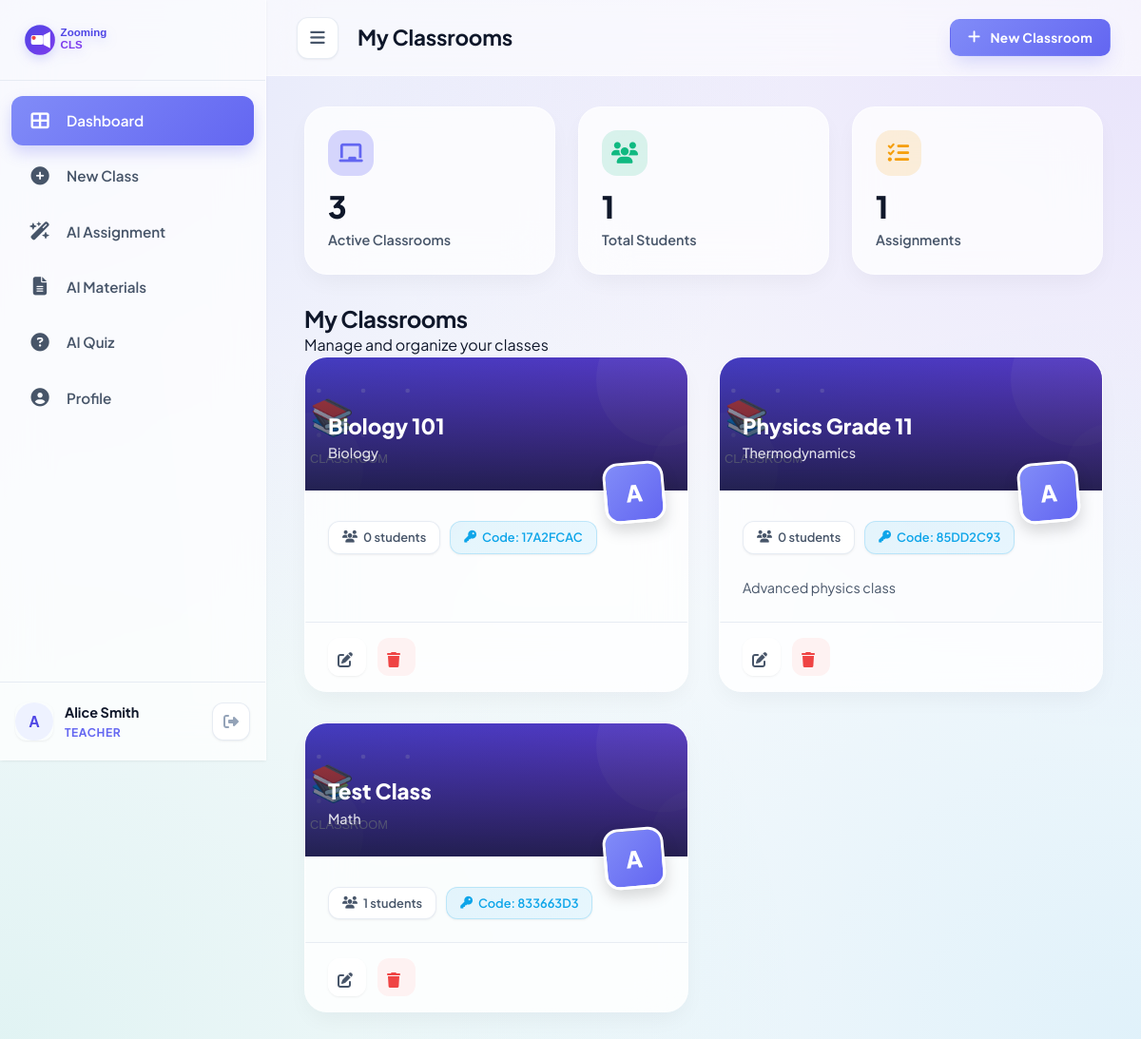
The page /classroom/teacher/ (signed in) on the database its author committed.
### accounts/models.py (models this page shows, shortened)
class UserProfile(models.Model):
    ROLE_CHOICES = [
        ('teacher', 'Teacher'),
        ('student', 'Student'),
    ]
    user = models.OneToOneField(User, on_delete=models.CASCADE, related_name='profile')
    role = models.CharField(max_length=10, choices=ROLE_CHOICES, default='student')
    avatar = models.ImageField(upload_to='avatars/', blank=True, null=True)
    bio = models.TextField(blank=True, default='')

### classroom/models.py (models this page shows, shortened)
class Classroom(models.Model):
    name = models.CharField(max_length=200)
    subject = models.CharField(max_length=200)
    description = models.TextField(blank=True, default='')
    join_code = models.CharField(max_length=10, unique=True, blank=True)
    teacher = models.ForeignKey(User, on_delete=models.CASCADE, related_name='taught_classes')
    created_at = models.DateTimeField(auto_now_add=True)
    cover_color = models.CharField(max_length=7, default='#4f46e5')
    class Meta:
        ordering = ['-created_at']
    def get_student_count(self):
        return self.enrollments.count()

### classroom/views.py (the view)
# urls.py: path('teacher/', views.teacher_dashboard, name='teacher_dashboard'),
@teacher_required
def teacher_dashboard(request):
    classrooms = Classroom.objects.filter(teacher=request.user)
    total_students = sum(c.get_student_count() for c in classrooms)
    total_assignments = Assignment.objects.filter(classroom__in=classrooms).count()
    return render(request, 'classroom/teacher_dashboard.html', {
        'classrooms': classrooms,
        'total_students': total_students,
        'total_assignments': total_assignments
    })

### templates/classroom/teacher_dashboard.html (shortened to what this page needs)
{% extends "base.html" %}
{% load static %}
{% block page_title %}My Classrooms{% endblock %}
{% block top_actions %}
<a href="{% url 'create_classroom' %}" class="btn btn-primary btn-sm"><i class="fas fa-plus"></i> New Classroom</a>
{% endblock %}
{% block content %}
<div class="stats-row">
    <div class="stat-card">
        <div class="stat-icon"><i class="fas fa-chalkboard"></i></div>
        <div class="stat-value">{{ classrooms.count }}</div>
        <div class="stat-label">Active Classrooms</div>
    </div>
    <div class="stat-card stat-green">
        <div class="stat-icon"><i class="fas fa-users"></i></div>
        <div class="stat-value">{{ total_students|default:0 }}</div>
        <div class="stat-label">Total Students</div>
    </div>
    <div class="stat-card stat-amber">
        <div class="stat-icon"><i class="fas fa-tasks"></i></div>
        <div class="stat-value">{{ total_assignments|default:0 }}</div>
        <div class="stat-label">Assignments</div>
    </div>
</div>
<div class="page-header">
    <div class="page-header-left">
        <h2>My Classrooms</h2>
        <p>Manage and organize your classes</p>
    </div>
</div>
{% if classrooms %}
<div class="class-grid">
    {% for classroom in classrooms %}
    <div class="class-card">
        <div class="class-card-header" style="background-image:url(&quot;{% static 'images/banners/banner-indigo.svg' %}&quot;);">
            <a href="{% url 'classroom_detail_teacher' classroom.pk %}">
                <div class="class-name" title="{{ classroom.name }}">{{ classroom.name }}</div>
                <div class="class-subject">{{ classroom.subject }}</div>
            </a>
        </div>
        <div class="class-instructor-avatar">
            {{ user.first_name|first|upper|default:"T" }}
        </div>
        <div class="class-card-body">
            <div class="class-meta">
                <span class="badge"><i class="fas fa-users"></i> {{ classroom.get_student_count }} students</span>
                <span class="badge badge-sky"><i class="fas fa-key"></i> Code: {{ classroom.join_code }}</span>
            </div>
            {% if classroom.description %}
            <p style="font-size:0.9rem; color:var(--text-secondary); margin-top:8px;">{{ classroom.description|truncatewords:12 }}</p>
            {% endif %}
        </div>
        <div class="class-card-footer">
            <a href="{% url 'edit_classroom' classroom.pk %}" class="btn-ghost btn-icon" title="Edit"><i class="fas fa-edit"></i></a>
            <a href="{% url 'delete_classroom' classroom.pk %}" class="btn-danger btn-icon" title="Delete"><i class="fas fa-trash"></i></a>
        </div>
    </div>
    {% endfor %}
</div>
{% endif %}
{% endblock %}

### templates/base.html (shortened to what this page needs)
{% load static %}
<!DOCTYPE html>
<html lang="en">
<head>
    <link rel="stylesheet" href="https://cdnjs.cloudflare.com/ajax/libs/font-awesome/6.5.0/css/all.min.css">
    <link rel="stylesheet" href="{% static 'css/style.css' %}">
</head>
<body class="{% if user.is_authenticated %}app-body{% else %}public-body{% endif %}">
{% if user.is_authenticated %}
<aside class="sidebar" id="sidebar">
    <div class="sidebar-logo">
        <img src="{% static 'images/logo.svg' %}" alt="EduSpace" class="logo-img">
    </div>
    <nav class="sidebar-nav">
        {% if user.profile.role == 'teacher' %}
            <a href="{% url 'teacher_dashboard' %}" class="nav-item {% if request.resolver_match.url_name == 'teacher_dashboard' %}active{% endif %}">
                <i class="fas fa-th-large"></i><span>Dashboard</span>
            </a>
            <a href="{% url 'create_classroom' %}" class="nav-item {% if request.resolver_match.url_name == 'create_classroom' %}active{% endif %}">
                <i class="fas fa-plus-circle"></i><span>New Class</span>
            </a>
            <a href="{% url 'ai_assistant:assignment_generator' %}" class="nav-item {% if request.resolver_match.url_name == 'assignment_generator' %}active{% endif %}">
                <i class="fas fa-wand-magic-sparkles"></i><span>AI Assignment</span>
            </a>
            <a href="{% url 'ai_assistant:material_summarizer' %}" class="nav-item {% if request.resolver_match.url_name == 'material_summarizer' %}active{% endif %}">
                <i class="fas fa-file-lines"></i><span>AI Materials</span>
            </a>
            <a href="{% url 'ai_assistant:quiz_generator' %}" class="nav-item {% if request.resolver_match.url_name == 'quiz_generator' %}active{% endif %}">
                <i class="fas fa-circle-question"></i><span>AI Quiz</span>
            </a>
        {% endif %}
        <a href="{% url 'profile' %}" class="nav-item {% if request.resolver_match.url_name == 'profile' %}active{% endif %}">
            <i class="fas fa-user-circle"></i><span>Profile</span>
        </a>
    </nav>
    <div class="sidebar-footer">
        <div class="user-info">
            <img src="{% static 'images/avatars/avatar-' %}{{ user.first_name|first|upper }}.svg" alt="avatar" class="avatar-sm" onerror="this.src='{% static 'images/avatars/default-avatar.svg' %}'">
            <div>
                <div class="user-name">{{ user.get_full_name|default:user.username }}</div>
                <div class="user-role">{{ user.profile.role|title }}</div>
            </div>
        </div>
        <a href="{% url 'logout' %}" class="btn-logout" title="Logout">
            <i class="fas fa-sign-out-alt"></i>
        </a>
    </div>
</aside>
<div class="main-content" id="mainContent">
    <header class="top-bar">
        <button class="sidebar-toggle" id="sidebarToggle"><i class="fas fa-bars"></i></button>
        <div class="top-bar-title">{% block page_title %}{% endblock %}</div>
        <div class="top-bar-actions">{% block top_actions %}{% endblock %}</div>
    </header>
    <main class="content-area">
        {% block content %}{% endblock %}
    </main>
</div>
{% endif %}
</body>
</html>

### rows shown on the page
Classroom: name "Biology 101", subject "Biology", get_student_count "0", join_code "17A2FCAC"
Classroom: name "Physics Grade 11", subject "Thermodynamics", get_student_count "0", join_code "85DD2C93", description "Advanced physics class"
Classroom: name "Test Class", subject "Math", get_student_count "1", join_code "833663D3"

### other values the page prints
{{ user.get_full_name|default:user.username }} "Alice Smith"
{{ user.profile.role|title }} "TEACHER"
{{ classrooms.count }} "3"
{{ total_students|default:0 }} "1"
{{ total_assignments|default:0 }} "1"
{{ user.first_name|first|upper|default:"T" }} "A"
